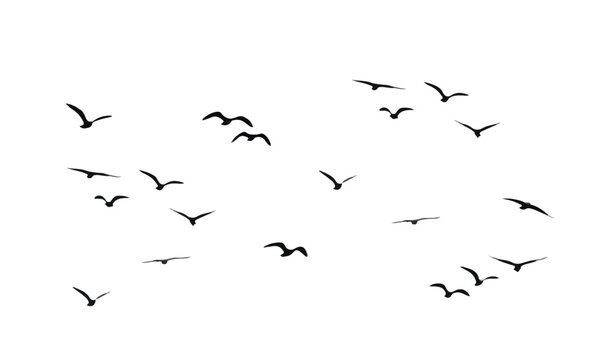
#> input picture part1-openCV/data/birds.jpg, 600 x 360 px
$ python contours.py
#> lines starting #> are read from the running program, lines starting #| are printed output that depends on the picture; after the words box and inside, x2 and y2 are one past the last pixel; in counts of white or black regions, pixels touching at a corner belong together
import os

import cv2

img = cv2.imread(os.path.join('.', 'data', 'birds.jpg'))
#> img is the input picture: shape (360, 600, 3); mean B, G, R 252, 252, 251.9

img_gray = cv2.cvtColor(img, cv2.COLOR_BGR2GRAY)

ret, thresh = cv2.threshold(img_gray, 170, 255, cv2.THRESH_BINARY_INV)
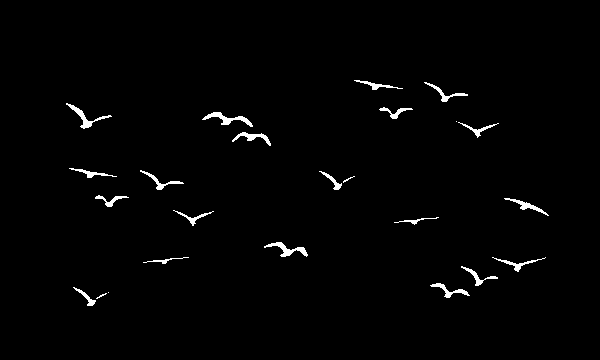
#> thresh: shape (360, 600); 1.4% white; 24 white regions (4 under 20 px)

contours, hierarchy = cv2.findContours(thresh, cv2.RETR_TREE, cv2.CHAIN_APPROX_SIMPLE)
#> contours = 24 contours, 4 with area under 20; largest, box (x1, y1, x2, y2) and area: (202, 112, 253, 127) 188, (264, 242, 308, 257) 172, (66, 103, 112, 129) 167, (232, 132, 271, 146) 133, (504, 198, 549, 216) 124

for cnt in contours:
    if cv2.contourArea(cnt) > 20:
        # cv2.drawContours(img, cnt, -1, (0,255,0), 1)

        x1, y1, w, h = cv2.boundingRect(cnt)

        cv2.rectangle(img, (x1, y1), (x1 + w, y1 + h), (0, 255, 0), 1)
#> this loop made 24 passes
#> (x1, y1, w, h) on passes 3, 4, 5, 6, 7, 8, 9, 10, 11, 12, 14, 15: (73, 287, 23, 19), (430, 283, 40, 15), (461, 266, 37, 20), (492, 257, 54, 15), (143, 257, 46, 7), (264, 242, 44, 15), (394, 217, 45, 8), (173, 210, 41, 16), (504, 198, 45, 18), (95, 195, 34, 12), (319, 171, 23, 19), (140, 170, 44, 20)
#> cnt on passes 2, 19: [[108, 292]], [[456, 121]]
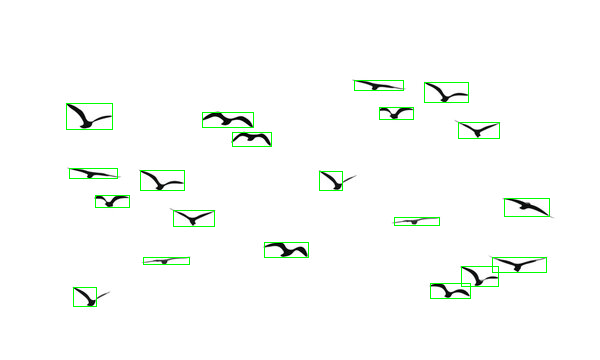
#> img: shape (360, 600, 3); 1.05% of pixels changed, all inside (x1, y1, x2, y2) = (66, 80, 550, 307)

cv2.imshow('img', img)
cv2.imshow('thresh', thresh)
cv2.waitKey(0)
